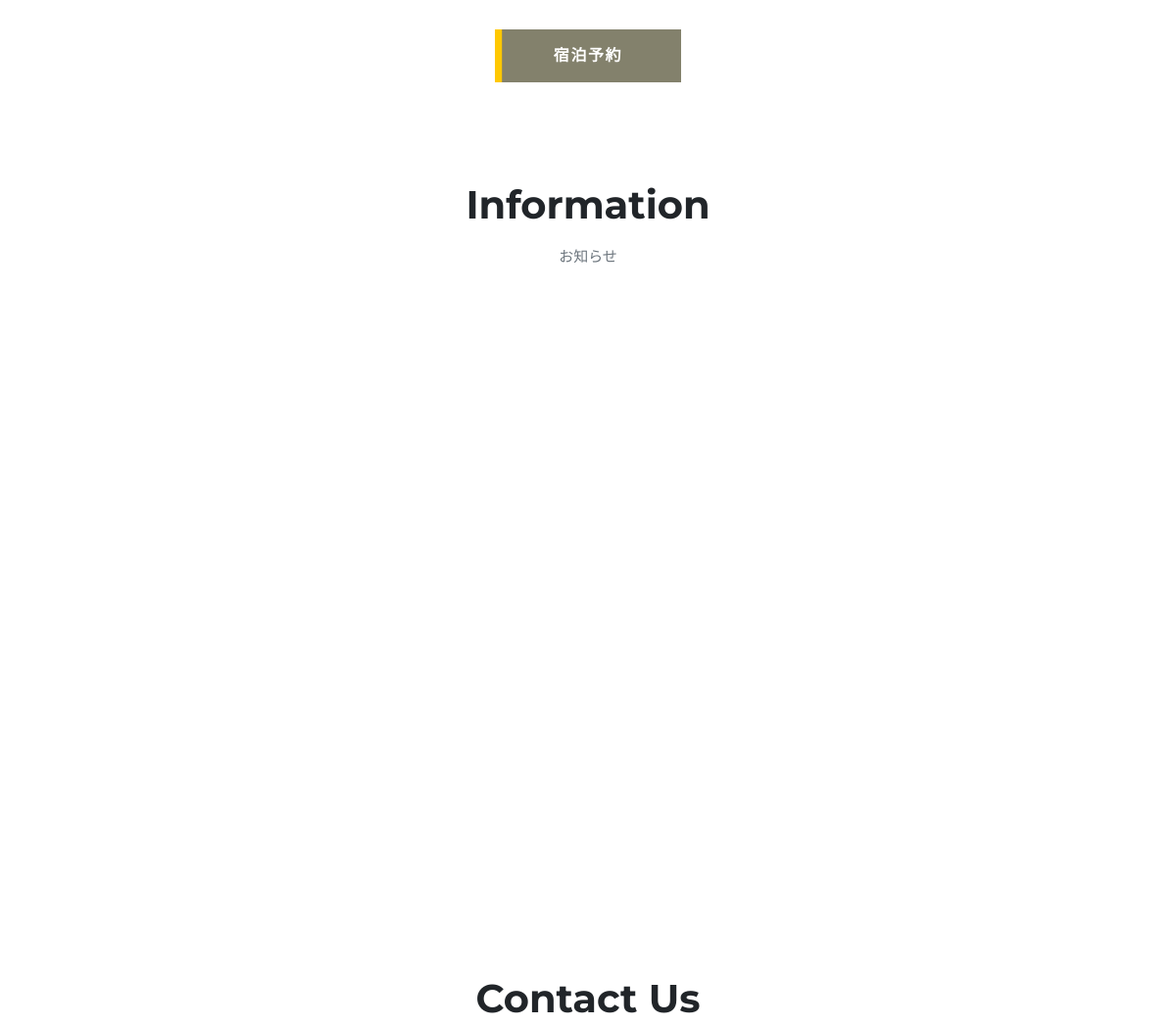
Before: /fukumitsu/ (middle part) with the older database file.
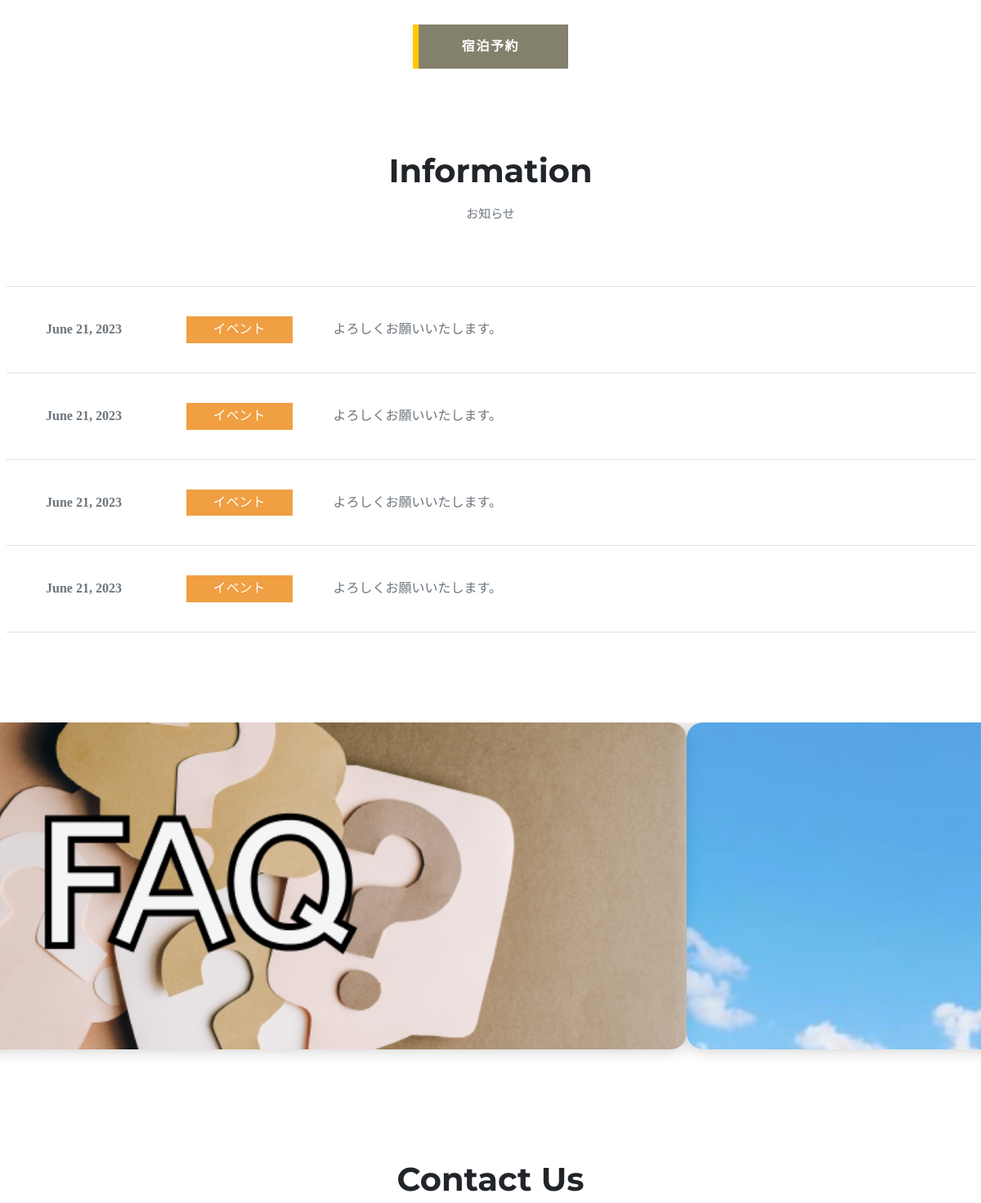
After: the same page with the newer database file.
### fukumitsu/models.py (models this page shows)
class Information(models.Model):
    information_id = models.IntegerField(primary_key=True)
    category = models.CharField(max_length=100)
    contents = models.TextField()
    time = models.DateField()

### fukumitsu/views.py (the view)
# urls.py: path('', views.fukumitsu), #トップページ表示
def fukumitsu(request):
    admin = models.User.objects.get(user_id = 1)
    if 'email' in request.session:
        if request.session['email'] == admin.email:
            return admin_forms(request)
    info_list = models.Information.objects.all().order_by().reverse()[:5]
    contact_form = forms.contact_form()
    if 'email' not in request.session:
        context_data = {'info_list': info_list, 'contact_form':contact_form, 'session':0}
        return render(request, 'fukumitsu.html', context= context_data)
    else:
        context_data = {'info_list': info_list, 'contact_form':contact_form, 'session':1}
        return render(request, 'fukumitsu.html', context= context_data)

### fukumitsu/templates/fukumitsu.html (shortened to what this page needs)
<!DOCTYPE html>
<html lang="ja">
    <head>
        <link rel="stylesheet" type="text/css" href="https://cdn.jsdelivr.net/npm/slick-carousel@1.8.1/slick/slick.css">
        <link rel="stylesheet" href="https://unpkg.com/swiper@8/swiper-bundle.min.css"/>
        <link href="/static/css/main.css" rel="stylesheet" />
        <link href="/static/css/fukumitsu.css" rel="stylesheet" />
        <link href="/static/css/slider.css" rel="stylesheet" />
        <link href="/static/css/header.css" rel="stylesheet" />
        <link href="/static/css/footer.css" rel="stylesheet" />
    </head>
    <body id="page-top">
        <section class="page-section container">
            <a href="/fukumitsu/reserve/" class="btn btn-flat"><span>宿泊予約</span></a>
        </section>
        <section class="page-section" id="info">
            <div class="container">
                <div class="text-center">
                    <h2 class="section-heading text-uppercase main-font">Information</h2>
                    <p class="text-font">お知らせ</p>
                </div>
                <ul class="blog-list">
                    {% for info in info_list %}
                    <li class="blog-item activity">
                        <a href="#!">
                            <time>{{ info.time }}</time>
                            <span class="category orange">{{ info.category }}</span>
                            <p>{{ info.contents }}</p>
                        </a>
                    </li>
                    {% endfor %}
                </ul>
            </div>
        </section>
        <section class="page-section bg-light" id="slider">
            <div class="sliderWrapper swiper">
                <ul class="sliderList swiper-wrapper">
                    <li class="swiper-slide"><img src="/static/img/slider/slider1.png"/></li>
                    <li class="swiper-slide"><img src="/static/img/slider/slider2.png"/></li>
                </ul>
            </div>
        </section>
        <section class="page-section contact_us">
            <div class="text-center">
                <h2 class="section-heading text-uppercase main-font">Contact Us</h2>
            </div>
        </section>
    </body>
</html>

Changed rows visible on the page:
added Information: time "June 21, 2023", category "イベント", contents "よろしくお願いいたします。"
added Information: time "June 21, 2023", category "イベント", contents "よろしくお願いいたします。"
added Information: time "June 21, 2023", category "イベント", contents "よろしくお願いいたします。"
added Information: time "June 21, 2023", category "イベント", contents "よろしくお願いいたします。"
